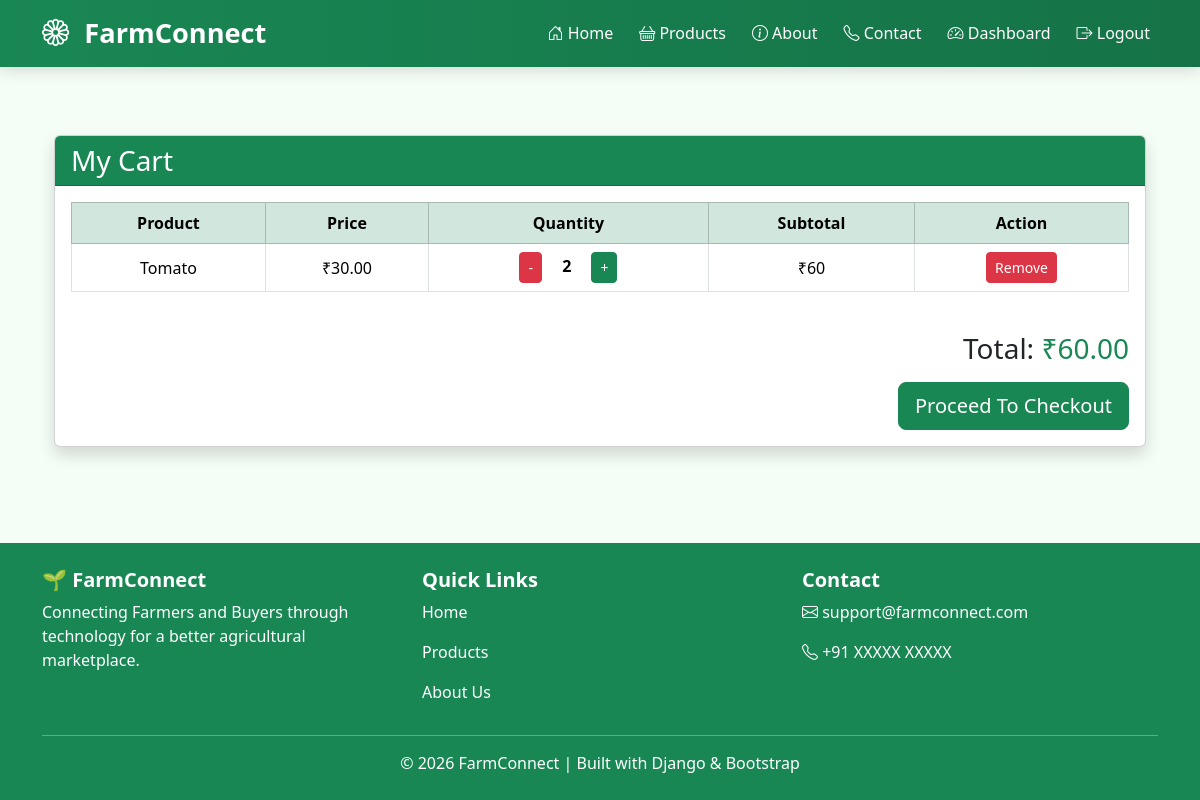
Page /cart/ (signed in) on the committed database.
### orders/models.py (models this page shows, shortened)
class Cart(models.Model):
    customer = models.ForeignKey(
        settings.AUTH_USER_MODEL,
        on_delete=models.CASCADE
    )
    product = models.ForeignKey(
        Product,
        on_delete=models.CASCADE
    )
    quantity = models.PositiveIntegerField(
        default=1
    )
    created_at = models.DateTimeField(
        auto_now_add=True
    )

### products/models.py (models this page shows, shortened)
class Product(models.Model):
    farmer = models.ForeignKey(
        settings.AUTH_USER_MODEL,
        on_delete=models.CASCADE
    )
    name = models.CharField(max_length=100)
    category = models.CharField(max_length=100)
    price = models.DecimalField(
        max_digits=10,
        decimal_places=2
    )
    quantity = models.IntegerField()
    description = models.TextField()
    image = models.ImageField(
        upload_to='products/',
        blank=True,
        null=True
    )
    created_at = models.DateTimeField(
        auto_now_add=True
    )

### orders/views.py (the view)
@login_required(login_url='login')
def cart(request):
    cart_items = Cart.objects.filter(
        customer=request.user
    )
    total = 0
    for item in cart_items:
        total += item.product.price * item.quantity
    return render(
        request,
        'orders/cart.html',
        {
            'cart_items': cart_items,
            'total': total
        }
    )

### orders/templates/orders/cart.html (shortened to what this page needs)
{% extends 'base.html' %}
{% block content %}
<div class="container mt-5">
    <div class="card shadow">
        <div class="card-header bg-success text-white">
            <h3 class="mb-0">
                My Cart
            </h3>
        </div>
        <div class="card-body">
            {% if cart_items %}
            <div class="table-responsive">
                <table class="table table-bordered align-middle text-center">
                    <thead class="table-success">
                        <tr>
                            <th>Product</th>
                            <th>Price</th>
                            <th>Quantity</th>
                            <th>Subtotal</th>
                            <th>Action</th>
                        </tr>
                    </thead>
                    <tbody>
                        {% for item in cart_items %}
                        <tr>
                            <td>
                                {{ item.product.name }}
                            </td>
                            <td>
                                ₹{{ item.product.price }}
                            </td>
                            <td>
                                <a
                                    href="{% url 'decrease_quantity' item.id %}"
                                    class="btn btn-danger btn-sm">
                                    -
                                </a>
                                <span class="mx-3 fw-bold">
                                    {{ item.quantity }}
                                </span>
                                <a
                                    href="{% url 'increase_quantity' item.id %}"
                                    class="btn btn-success btn-sm">
                                    +
                                </a>
                            </td>
                            <td>
                                ₹{% widthratio item.product.price 1 item.quantity %}
                            </td>
                            <td>
                                <a
                                    href="{% url 'remove_from_cart' item.id %}"
                                    class="btn btn-danger btn-sm">
                                    Remove
                                </a>
                            </td>
                        </tr>
                        {% endfor %}
                    </tbody>
                </table>
            </div>
            <div class="text-end mt-4">
                <h3>
                    Total:
                    <span class="text-success">
                        ₹{{ total }}
                    </span>
                </h3>
            </div>
            <div class="text-end mt-3">
              <a
    href="{% url 'checkout' %}"
    class="btn btn-success btn-lg">
    Proceed To Checkout
</a>
            </div>
            {% endif %}
        </div>
    </div>
</div>
{% endblock %}

### templates/base.html (style rules this page uses)
body { background-color:#f5fdf7; min-height:100vh; display:flex; flex-direction:column; font-family:'Segoe UI',sans-serif; }

### rows in the picture
Cart: product.name "Tomato", product.price "30.00", quantity "2", product+quantity "60"

### other values in the picture
{{ total }} "60.00"
